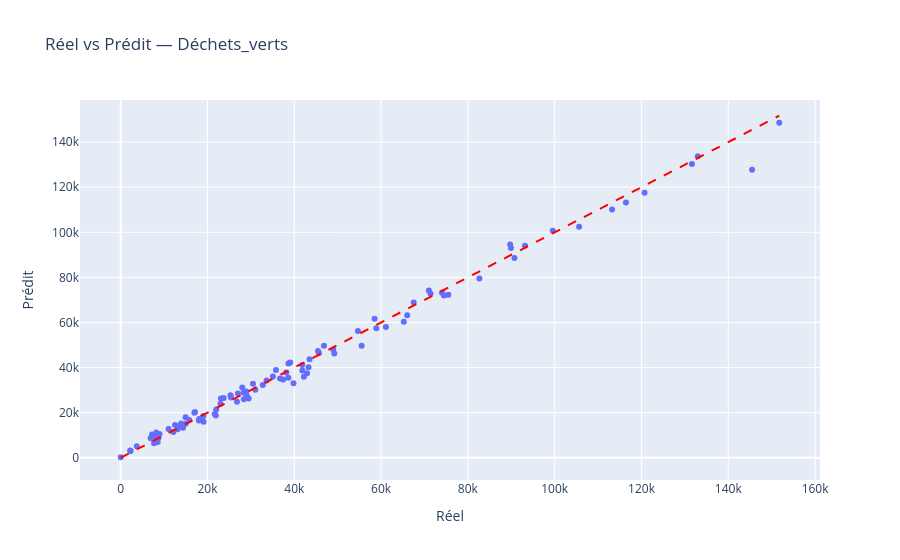
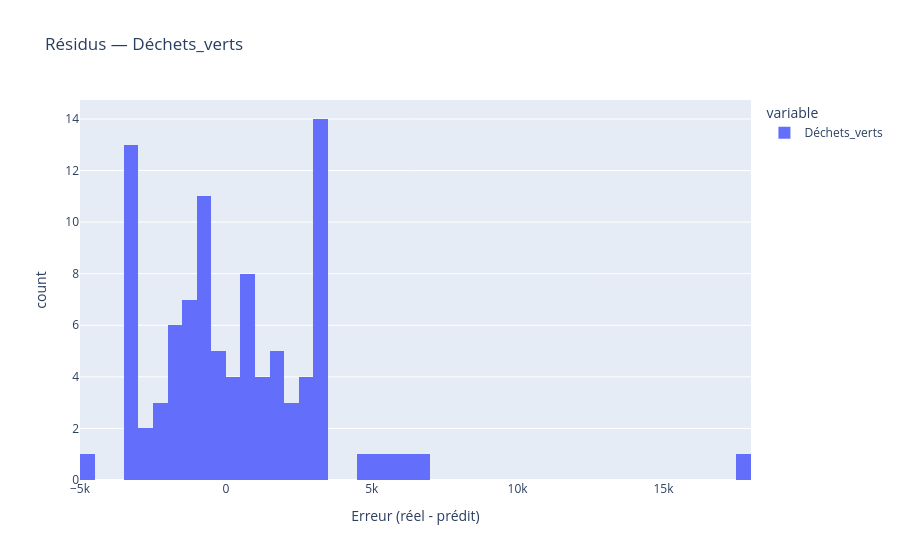
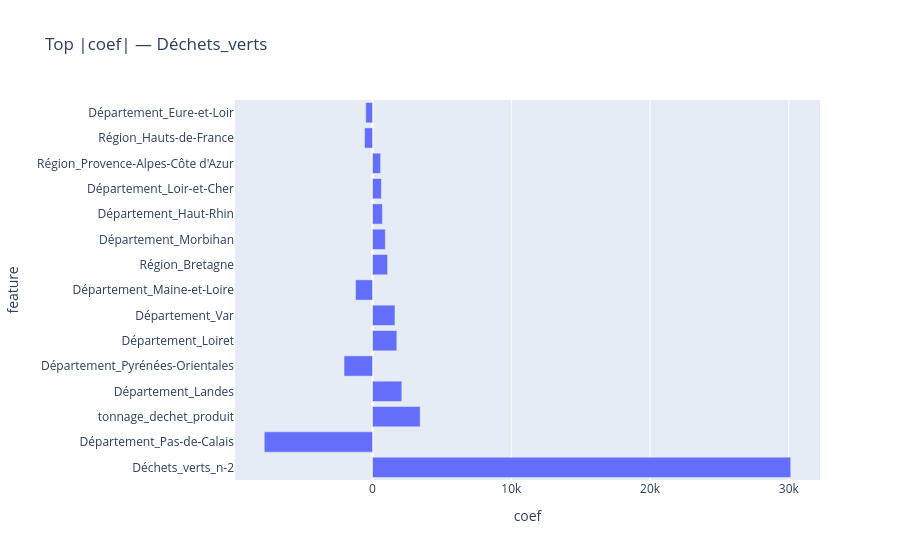
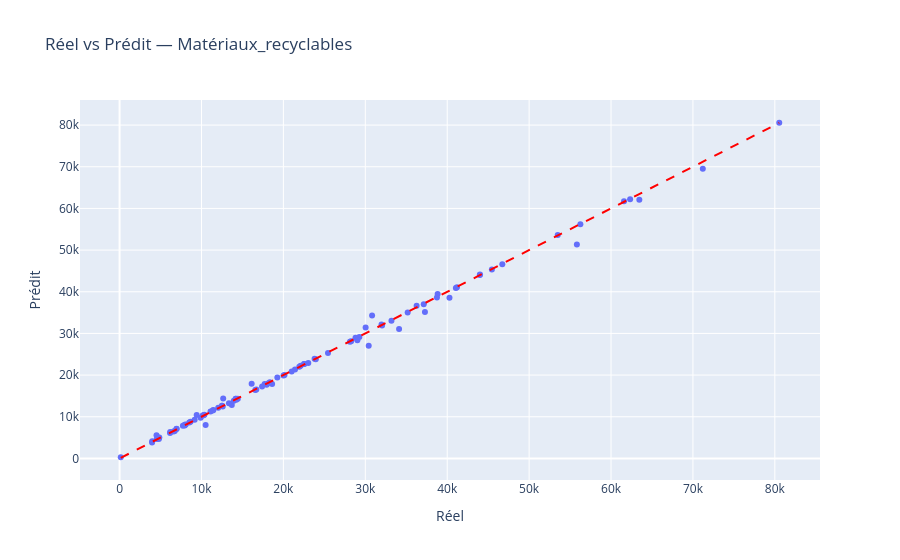

Notebook cell for these charts, in order:
### Code cell
# 2) Réel vs Prédit + 3) Résidus + 4) Importances (coefficients Lasso)
for target in registry["target"]:
    blob = joblib.load(MODELS / f"{target}.pkl")
    model, feats = blob["model"], blob["features"]

    X = df[feats]
    y_true = pd.to_numeric(df[target], errors="coerce")
    y_pred = model.predict(X)

    # Scatter Réel vs Prédit
    fig = px.scatter(
        x=y_true,
        y=y_pred,
        labels={"x": "Réel", "y": "Prédit"},
        title=f"Réel vs Prédit — {target}",
    )
    fig.add_shape(
        type="line",
        x0=y_true.min(),
        y0=y_true.min(),
        x1=y_true.max(),
        y1=y_true.max(),
        line=dict(color="red", dash="dash"),
    )
    fig.show()

    # Résidus
    resid = y_true - y_pred
    fig = px.histogram(
        resid,
        nbins=50,
        title=f"Résidus — {target}",
        labels={"value": "Erreur (réel - prédit)"},
    )
    fig.show()

    # Importances (coeffs)
    coefs = model.named_steps["lasso"].coef_
    coef_df = pd.DataFrame({"feature": feats, "coef": coefs})
    coef_df["abs_coef"] = coef_df["coef"].abs()
    top = coef_df.sort_values("abs_coef", ascending=False).head(15)
    fig = px.bar(
        top, x="coef", y="feature", orientation="h", title=f"Top |coef| — {target}"
    )
    fig.show()

### Figure 1 — Plotly figure (JSON) as saved in the notebook; plotly's stock layout.template omitted (floating-point values rounded to 4 significant figures)
{"data": [{"hovertemplate": "Réel=%{x}<br>Prédit=%{y}<extra></extra>", "legendgroup": "", "marker": {"color": "#636efa", "symbol": "circle"}, "mode": "markers", "name": "", "orientation": "v", "showlegend": false, "type": "scatter", "x": [43520.0, 31020.0, 23740.0, 15780.0, 8181.0, 74040.0, 22020.0, 14370.0, 19090.0, 13920.0, 26810.0, 14960.0, 99570.0, 71400.0, 8125.0, 32730.0, 67520.0, 25300.0, 19050.0, 8518.0, 7683.0, 33610.0, 133000.0, 8707.0, 36710.0, 37430.0, 39820.0, 61110.0, 23080.0, 151700.0, 66020.0, 65230.0, 12130.0, 145500.0, 82650.0, 93150.0, 14950.0, 35780.0, 90720.0, 11030.0, 116400.0, 38630.0, 49230.0, 13120.0, 131600.0, 75500.0, 13580.0, 28380.0, 2278.0, 58500.0, 74490.0, 23000.0, 8942.0, 38130.0, 16980.0, 6911.0, 105600.0, 46840.0, 12520.0, 89920.0, 45700.0, 30480.0, 71020.0, 28010.0, 55520.0, 21670.0, 38640.0, 45470.0, 41860.0, 58890.0, 18020.0, 39050.0, 48990.0, 28320.0, 54670.0, 14.0, 120700.0, 35070.0, 27010.0, 42210.0, 42940.0, 29480.0, 18070.0, 113200.0, 43290.0, 89740.0, 41820.0, 28930.0, 21910.0, 25430.0, 7884.0, 29050.0, 2185.0, 7207.0, 3717.0, 17120.0], "xaxis": "x", "y": [43690.0, 30170.0, 26460.0, 16710.0, 11210.0, 73240.0, 21380.0, 13300.0, 15940.0, 15140.0, 24830.0, 15060.0, 100700.0, 72760.0, 9321.0, 32250.0, 68820.0, 27720.0, 18560.0, 7010.0, 6458.0, 34270.0, 133700.0, 8782.0, 35100.0, 34710.0, 33000.0, 57960.0, 26240.0, 148600.0, 63230.0, 60330.0, 11470.0, 127700.0, 79490.0, 94070.0, 17980.0, 38930.0, 88590.0, 12760.0, 113300.0, 35470.0, 46270.0, 12630.0, 130300.0, 72350.0, 14130.0, 25990.0, 2961.0, 61660.0, 71920.0, 23950.0, 10480.0, 37840.0, 19990.0, 8596.0, 102500.0, 49640.0, 14550.0, 93080.0, 46420.0, 32800.0, 74170.0, 31160.0, 49650.0, 19380.0, 41800.0, 47380.0, 38710.0, 57430.0, 16520.0, 42210.0, 48010.0, 28870.0, 56230.0, 222.9, 117600.0, 36010.0, 28520.0, 35970.0, 37510.0, 26320.0, 17220.0, 110100.0, 40130.0, 94590.0, 41110.0, 29350.0, 18760.0, 26780.0, 6925.0, 27500.0, 3164.0, 10360.0, 5114.0, 20270.0], "yaxis": "y"}], "layout": {"legend": {"tracegroupgap": 0}, "shapes": [{"line": {"color": "red", "dash": "dash"}, "type": "line", "x0": 14, "x1": 151745, "y0": 14, "y1": 151745}], "title": {"text": "Réel vs Prédit — Déchets_verts"}, "xaxis": {"anchor": "y", "domain": [0, 1], "title": {"text": "Réel"}}, "yaxis": {"anchor": "x", "domain": [0, 1], "title": {"text": "Prédit"}}}}

### Figure 2 — Plotly figure (JSON) as saved in the notebook; plotly's stock layout.template omitted (floating-point values rounded to 4 significant figures)
{"data": [{"bingroup": "x", "hovertemplate": "variable=Déchets_verts<br>Erreur (réel - prédit)=%{x}<br>count=%{y}<extra></extra>", "legendgroup": "Déchets_verts", "marker": {"color": "#636efa", "pattern": {"shape": ""}}, "name": "Déchets_verts", "nbinsx": 50, "orientation": "v", "showlegend": true, "type": "histogram", "x": [-171.9, 849.2, -2724.0, -935.0, -3033.0, 807.9, 642.3, 1069.0, 3155.0, -1216.0, 1977.0, -105.8, -1098.0, -1352.0, -1196.0, 484.5, -1299.0, -2418.0, 490.1, 1508.0, 1225.0, -661.7, -757.9, -75.42, 1609.0, 2716.0, 6821.0, 3155.0, -3155.0, 3157.0, 2786.0, 4903.0, 658.4, 17760.0, 3155.0, -922.0, -3031.0, -3155.0, 2129.0, -1733.0, 3155.0, 3155.0, 2961.0, 488.9, 1298.0, 3155.0, -551.4, 2384.0, -683.0, -3155.0, 2562.0, -944.2, -1541.0, 293.1, -3015.0, -1685.0, 3157.0, -2799.0, -2021.0, -3155.0, -721.3, -2317.0, -3155.0, -3155.0, 5876.0, 2293.0, -3155.0, -1909.0, 3155.0, 1461.0, 1500.0, -3155.0, 974.5, -543.0, -1558.0, -208.9, 3155.0, -939.9, -1514.0, 6238.0, 5425.0, 3155.0, 846.5, 3155.0, 3155.0, -4850.0, 706.7, -414.6, 3155.0, -1347.0, 959.4, 1546.0, -979.0, -3155.0, -1397.0, -3155.0], "xaxis": "x", "yaxis": "y"}], "layout": {"barmode": "relative", "legend": {"title": {"text": "variable"}, "tracegroupgap": 0}, "title": {"text": "Résidus — Déchets_verts"}, "xaxis": {"anchor": "y", "domain": [0, 1], "title": {"text": "Erreur (réel - prédit)"}}, "yaxis": {"anchor": "x", "domain": [0, 1], "title": {"text": "count"}}}}

### Figure 3 — Plotly figure (JSON) as saved in the notebook; plotly's stock layout.template omitted (floating-point values rounded to 4 significant figures)
{"data": [{"hovertemplate": "coef=%{x}<br>feature=%{y}<extra></extra>", "legendgroup": "", "marker": {"color": "#636efa", "pattern": {"shape": ""}}, "name": "", "orientation": "h", "showlegend": false, "textposition": "auto", "type": "bar", "x": [30140.0, -7806.0, 3432.0, 2109.0, -2056.0, 1749.0, 1614.0, -1225.0, 1082.0, 920.5, 709.3, 637.2, 578.2, -576.0, -490.7], "xaxis": "x", "y": ["Déchets_verts_n-2", "Département_Pas-de-Calais", "tonnage_dechet_produit", "Département_Landes", "Département_Pyrénées-Orientales", "Département_Loiret", "Département_Var", "Département_Maine-et-Loire", "Région_Bretagne", "Département_Morbihan", "Département_Haut-Rhin", "Département_Loir-et-Cher", "Région_Provence-Alpes-Côte d'Azur", "Région_Hauts-de-France", "Département_Eure-et-Loir"], "yaxis": "y"}], "layout": {"barmode": "relative", "legend": {"tracegroupgap": 0}, "title": {"text": "Top |coef| — Déchets_verts"}, "xaxis": {"anchor": "y", "domain": [0, 1], "title": {"text": "coef"}}, "yaxis": {"anchor": "x", "domain": [0, 1], "title": {"text": "feature"}}}}

### Figure 4 — Plotly figure (JSON) as saved in the notebook; plotly's stock layout.template omitted (floating-point values rounded to 4 significant figures)
{"data": [{"hovertemplate": "Réel=%{x}<br>Prédit=%{y}<extra></extra>", "legendgroup": "", "marker": {"color": "#636efa", "symbol": "circle"}, "mode": "markers", "name": "", "orientation": "v", "showlegend": false, "type": "scatter", "x": [37280.0, 21420.0, 14210.0, 10150.0, 9413.0, 33190.0, 20140.0, 7731.0, 9896.0, 4538.0, 18620.0, 14430.0, 63460.0, 28130.0, 6959.0, 10250.0, 35170.0, 11100.0, 10510.0, 6740.0, 7953.0, 22510.0, 36260.0, 4800.0, 22550.0, 28270.0, 30420.0, 23810.0, 12510.0, 43980.0, 40280.0, 34120.0, 6952.0, 71200.0, 53490.0, 37130.0, 6163.0, 12040.0, 61590.0, 12520.0, 41060.0, 10360.0, 30830.0, 13350.0, 62330.0, 23040.0, 8077.0, 16580.0, 4854.0, 22100.0, 21940.0, 19260.0, 6178.0, 13700.0, 25440.0, 7948.0, 41190.0, 45450.0, 8511.0, 80540.0, 14170.0, 13950.0, 44010.0, 29270.0, 30040.0, 12600.0, 17710.0, 46730.0, 28800.0, 55830.0, 14240.0, 32040.0, 18340.0, 29040.0, 56260.0, 143.0, 31980.0, 12650.0, 18180.0, 17950.0, 16120.0, 20020.0, 6597.0, 38750.0, 23950.0, 38830.0, 17400.0, 11450.0, 21010.0, 16700.0, 3978.0, 11370.0, 3966.0, 9167.0, 4510.0, 8661.0], "xaxis": "x", "y": [35150.0, 21370.0, 14350.0, 10290.0, 10430.0, 33060.0, 20000.0, 7868.0, 9759.0, 4675.0, 17880.0, 14300.0, 62100.0, 27990.0, 7096.0, 10390.0, 35040.0, 11240.0, 7996.0, 6603.0, 7898.0, 22650.0, 36650.0, 4663.0, 22690.0, 28130.0, 27040.0, 23950.0, 12640.0, 44020.0, 38590.0, 31040.0, 7089.0, 69490.0, 53630.0, 37000.0, 6078.0, 12180.0, 61720.0, 12650.0, 40920.0, 10490.0, 34300.0, 13220.0, 62190.0, 22900.0, 8153.0, 16440.0, 4991.0, 22240.0, 22000.0, 19400.0, 6315.0, 12840.0, 25310.0, 8085.0, 41060.0, 45310.0, 8648.0, 80560.0, 14310.0, 13810.0, 44140.0, 29140.0, 31450.0, 12460.0, 17850.0, 46590.0, 28940.0, 51370.0, 14110.0, 31910.0, 18250.0, 28370.0, 56200.0, 279.5, 32120.0, 14350.0, 18050.0, 17670.0, 17940.0, 19890.0, 6460.0, 38610.0, 23820.0, 39450.0, 17260.0, 11590.0, 20870.0, 16560.0, 4115.0, 11510.0, 3829.0, 9304.0, 5585.0, 8798.0], "yaxis": "y"}], "layout": {"legend": {"tracegroupgap": 0}, "shapes": [{"line": {"color": "red", "dash": "dash"}, "type": "line", "x0": 143, "x1": 80538, "y0": 143, "y1": 80538}], "title": {"text": "Réel vs Prédit — Matériaux_recyclables"}, "xaxis": {"anchor": "y", "domain": [0, 1], "title": {"text": "Réel"}}, "yaxis": {"anchor": "x", "domain": [0, 1], "title": {"text": "Prédit"}}}}
